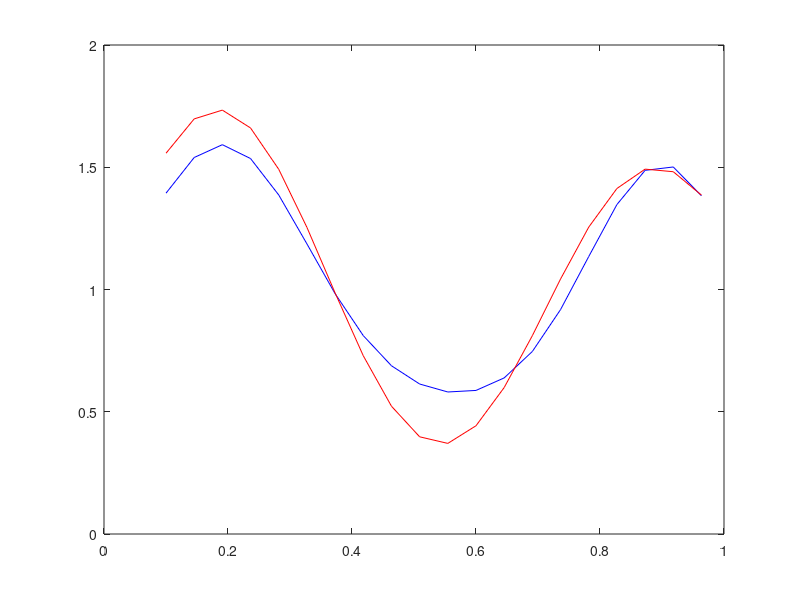

This chart was generated by the following MATLAB code:
clc;
clear; 
close all;
x = [0.1:1/22:1]; %įėjimas iš 20 skaičių, vektorius X
yOut = (1 + 0.6 * sin(2*pi*x/0.7)) + 0.3 * sin(2*pi*x) / 2; %vienas išėjimas 
plot(x,yOut); 

% generate random initial values of w1, w2 and b
w1 = randn(1);
w2 = randn(1);
b = randn(1);

%is akies parinkti duomenis pagal duota signala
c1 = 0.19;
c2 = 0.9;
r1 = 0.14;
r2 = 0.12;

n = 0.5; %error zingsnis

for mokymas = 1:1000
    for taskasNr = 1:20
        y = (exp(-(x(taskasNr)-c1).^2/(2*r1.^2)))*w1+(exp(-(x(taskasNr)-c2).^2/(2*r2.^2)))*w2+b;
        error = yOut(taskasNr)-y;
        b = b+n*error;
        w1 = w1+n*error*(exp(-(x(taskasNr)-c1).^2/(2*r1.^2)));
        w2 = w2+n*error*(exp(-(x(taskasNr)-c2).^2/(2*r2.^2)));
    end
    mokymas = mokymas+1;
end

yFinal = (exp(-(x-c1).^2/(2*r1.^2)))*w1+(exp(-(x-c2).^2/(2*r2.^2)))*w2+b;

plot(x,yFinal,'blue',x,yOut,'red')